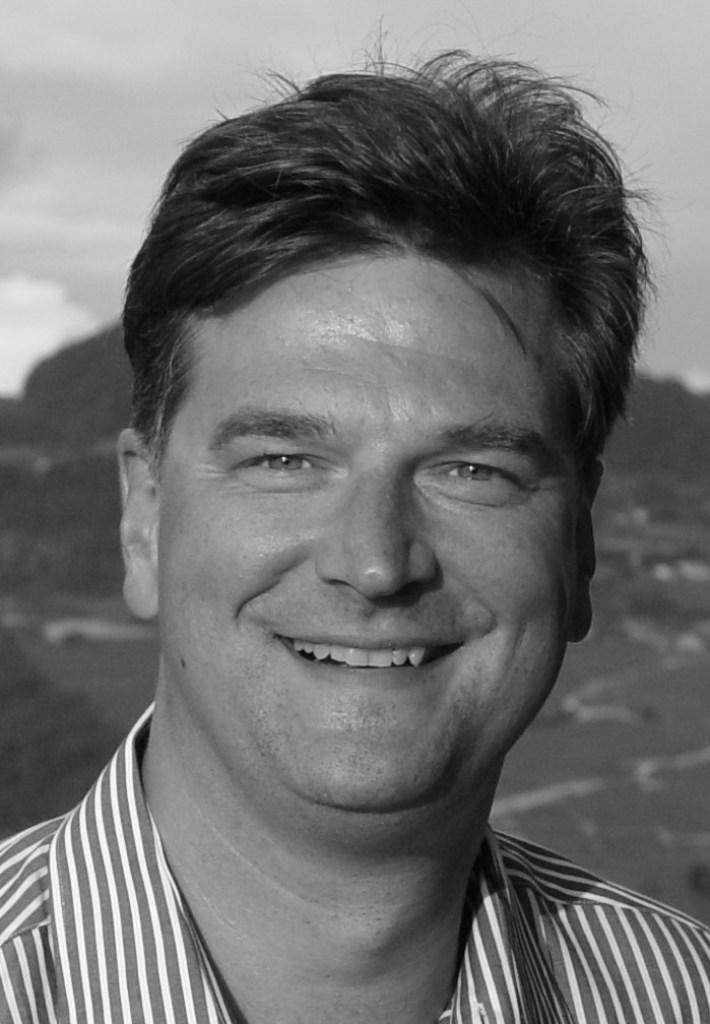
%> input picture DIP/EDGE DETECTION/Canny_Edge_Detector/berndsface.png, 710 x 1024 px
$ octave Canny_Edge_Detector.m   (GNU Octave 9; MATLAB toolbox functions it lacks are replaced by stand-ins)
%> lines starting %> are read from the running program, lines starting %| are printed output that depends on the picture; in (x1, y1, x2, y2) boxes, pixels count from 0 and x2, y2 are one past the last pixel; in counts of white or black regions, pixels touching at a corner belong together; the program's own positions count from 1
% EE368/CS232 Digital Image Processing
% Bernd Girod
% Department of Electrical Engineering, Stanford University

% Script by Qiyuan Tian and David Chen
% Canny edge detector

clear, clc, close all

% Load test image
img = imread('berndsface.png');
%> img is the input picture: size 1024x710 uint8; min 2, max 254, mean 112.6

% Loop over different standard deviations of Gaussian
sigmaArray = [sqrt(2), sqrt(8), sqrt(32)];
thresh = 0.3;
figure(1), clf;
subplot(2, 2, 1), imshow(img); title('Original');
for i = 1 : numel(sigmaArray)
    % Compute and show Canny edges
    sigma = sigmaArray(i);
    bw = edge(img, 'canny', thresh, sigma);
    subplot(2, 2, i + 1), imshow(bw); title(sprintf('sigma = %.2f', sigma));
    imwrite(bw, ['Canny_face_' num2str(sigma), '.png']);
end % end i
%> this loop made 3 passes
%> pass 1, `bw = edge(img, 'canny', thresh, sigma);`:
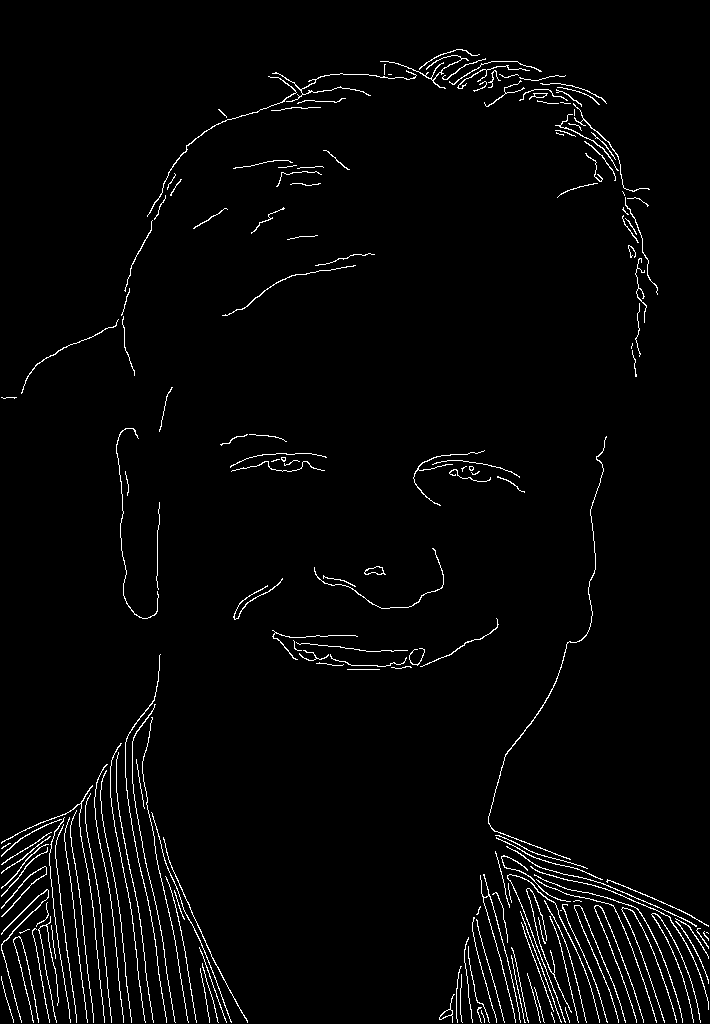
%> bw: size 1024x710 logical; 2.5% white in thin lines or dots
%> pass 2, `bw = edge(img, 'canny', thresh, sigma);`:
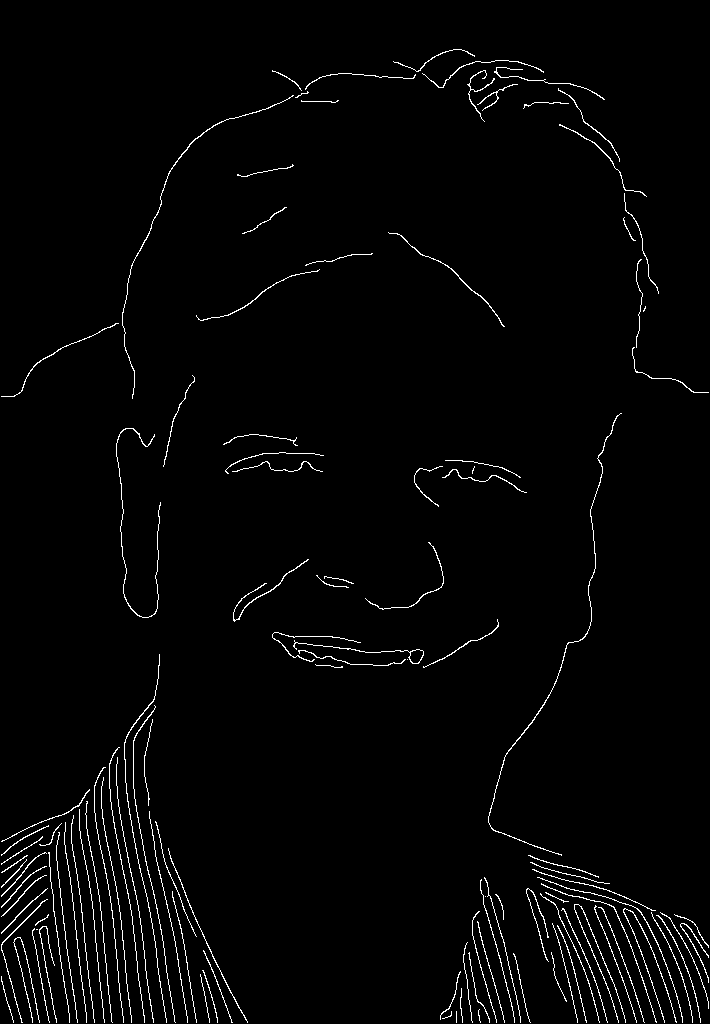
%> bw: size 1024x710 logical; 2.1% white in thin lines or dots
%> pass 3, `bw = edge(img, 'canny', thresh, sigma);`:
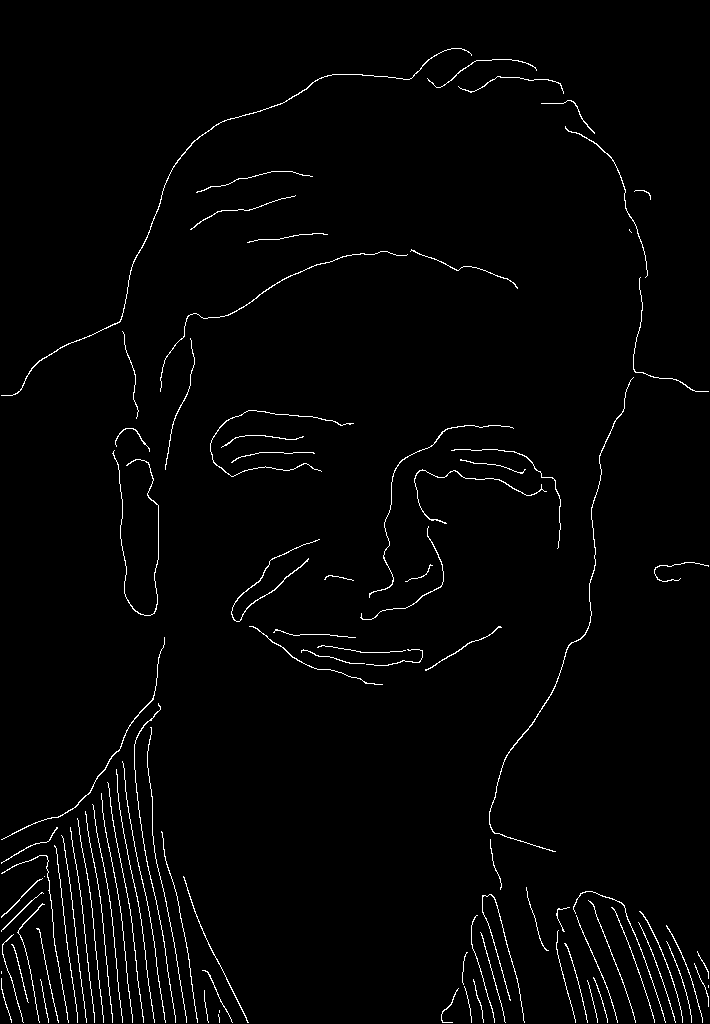
%> bw: size 1024x710 logical; 1.8% white in thin lines or dots

% Load test image
img = imread('bike.png');
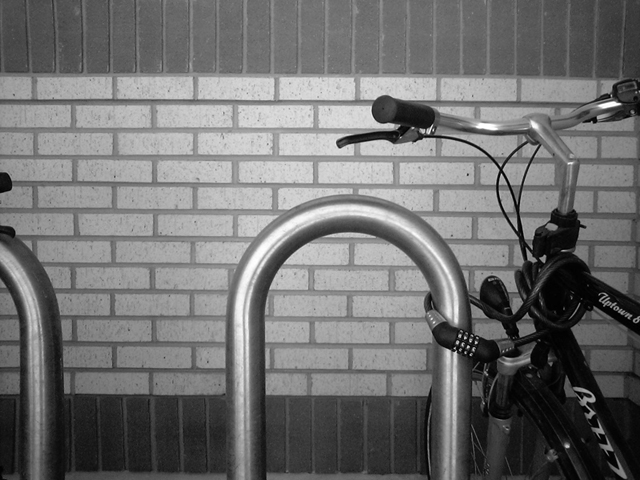
%> input picture DIP/EDGE DETECTION/Canny_Edge_Detector/bike.png, 640 x 480 px
%> img is the input picture: size 480x640 uint8; min 0, max 255, mean 112.2

% Compute and show Canny edges
sigma = sigmaArray(1);
bw = edge(img, 'canny', thresh, sigma);
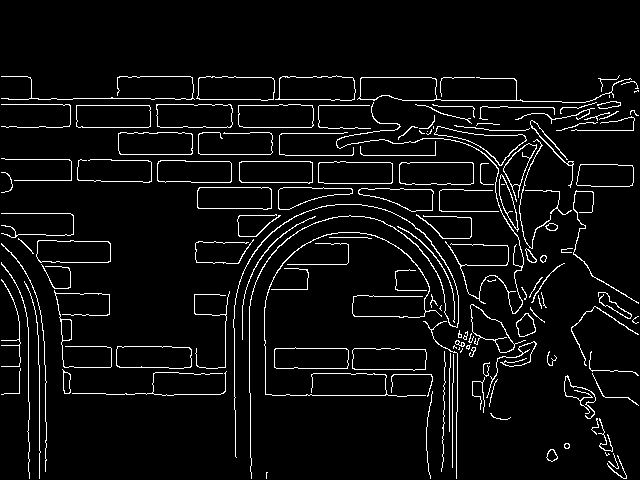
%> bw: size 480x640 logical; 5.4% white in thin lines or dots, all inside (x1, y1, x2, y2) = (1, 75, 639, 479)
figure(2), clf;
subplot(1, 2, 1), imshow(img); title('Original');
subplot(1, 2, 2), imshow(bw); title(sprintf('sigma = %.2f', sigma));
imwrite(bw, ['Canny_bike_' num2str(sigma), '.png']);
